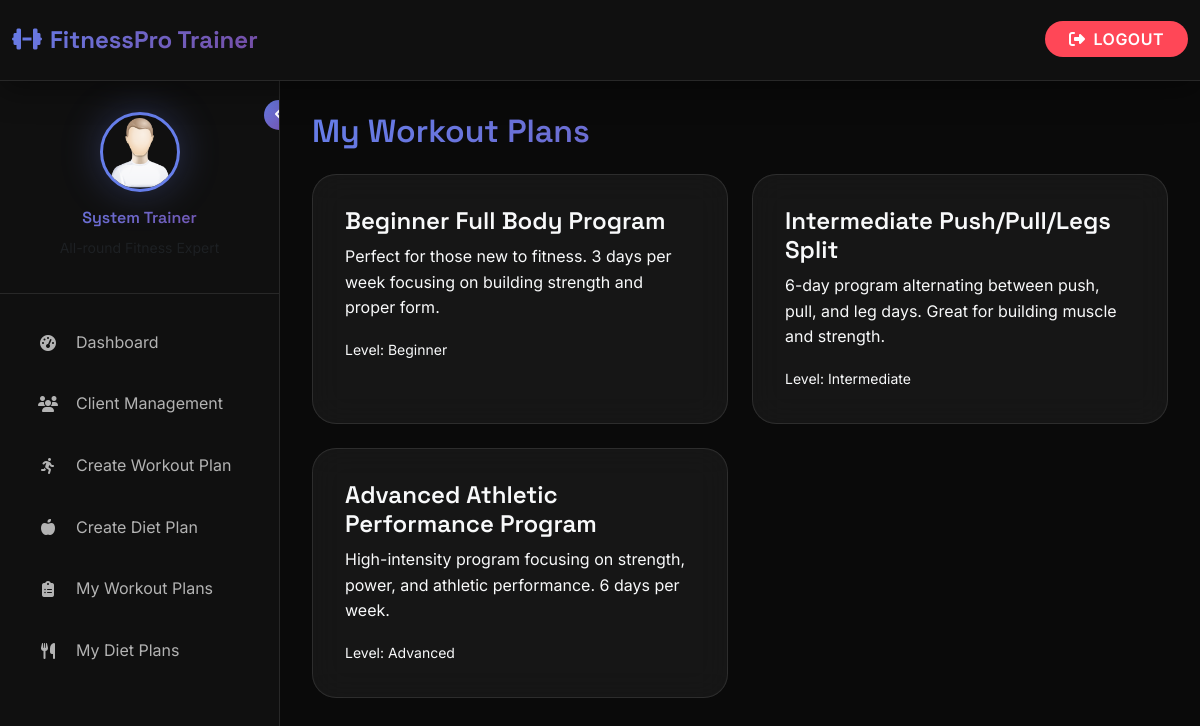
Page /trainer/my_workout_plans (signed in) on the committed database.
### gym_management/gym_app/models.py (models this page shows, shortened)
class Trainer(models.Model):
    first_name = models.CharField(max_length=50)
    last_name = models.CharField(max_length=50)
    email = models.CharField(max_length=50, null=True, blank=True)
    phone_number = models.CharField(max_length=20)
    username = models.CharField(max_length=150, unique=True)
    password = models.CharField(max_length=100)
    specialization = models.CharField(max_length=200, null=True, blank=True)
    image = models.ImageField(upload_to="trainers/", default="trainers/default.png", null=True, blank=True)
    created_at = models.DateTimeField(auto_now_add=True)

class WorkoutPlan(models.Model):
    trainer = models.ForeignKey(Trainer, on_delete=models.CASCADE, related_name='workout_plans')
    name = models.CharField(max_length=200)
    description = models.TextField()
    difficulty_level = models.CharField(max_length=50, choices=[
        ('beginner', 'Beginner'),
        ('intermediate', 'Intermediate'),
        ('advanced', 'Advanced')
    ])
    created_at = models.DateTimeField(auto_now_add=True)
    is_default = models.BooleanField(default=False)

### gym_management/gym_app/views.py (the view)
# urls.py: path('trainer/my_workout_plans', views.trainer_workout_plans, name='trainer_workout_plans'),
def trainer_workout_plans(request):
    if 'trainer_id' not in request.session:
        return redirect('/trainer_login')
    trainer = Trainer.objects.get(id=request.session['trainer_id'])
    plans = WorkoutPlan.objects.filter(trainer=trainer)
    return render(request, 'trainer/my_workout_plans.html', {'trainer': trainer, 'workout_plans': plans})

### gym_management/gym_app/templates/trainer/my_workout_plans.html (shortened to what this page needs)
{% extends 'base_trainer.html' %}
{% block content %}
<h2 class="gradient-text mb-4">My Workout Plans</h2>
<div class="row g-4">
  {% for plan in workout_plans %}
  <div class="col-md-6">
    <a href="{% url 'workout_plan_detail' plan.id %}" class="dashboard-card d-block text-decoration-none text-light">
      <h4>{{ plan.name }}</h4>
      <p>{{ plan.description }}</p>
      <small>Level: {{ plan.difficulty_level|title }}</small>
    </a>
  </div>
  {% empty %}
  <p>No workout plans created yet.</p>
  {% endfor %}
</div>
{% endblock %}

### gym_management/gym_app/templates/base_trainer.html (shortened to what this page needs)
{% load static %}
<!DOCTYPE html>
<html lang="en">
<head>
    <link href="https://cdn.jsdelivr.net/npm/bootstrap@5.3.2/dist/css/bootstrap.min.css" rel="stylesheet">
    <link rel="stylesheet" href="https://cdnjs.cloudflare.com/ajax/libs/font-awesome/6.5.0/css/all.min.css">
    <link href="https://unpkg.com/aos@2.3.1/dist/aos.css" rel="stylesheet">
</head>
<body>
    <div class="admin-wrapper">
        <nav class="navbar navbar-expand-lg admin-navbar">
            <div class="container-fluid">
                <a class="navbar-brand" href="{% url 'trainer_dashboard' %}">
                    <i class="fas fa-dumbbell me-2"></i>FitnessPro Trainer
                </a>
                <div class="ms-auto">
                    <a href="{% url 'logout' %}" class="logout-btn">
                        <i class="fas fa-sign-out-alt me-2"></i>Logout
                    </a>
                </div>
            </div>
        </nav>
        <aside class="admin-sidebar" id="adminSidebar">
            <button class="sidebar-toggle d-none d-lg-block" onclick="toggleSidebar()">
                <i class="fas fa-angle-left" id="toggleIcon"></i>
            </button>
            <div class="admin-user-info">
                {% if trainer.image %}
                    <img src="{{ trainer.image.url }}" class="admin-user-avatar" alt="Trainer Avatar">
                {% else %}
                    <img src="{% static 'images/find_user.png' %}" class="admin-user-avatar" alt="Trainer Avatar">
                {% endif %}
                <h6 class="gradient-text">{{ trainer.first_name }} {{ trainer.last_name }}</h6>
                <small class="text-muted">{{ trainer.specialization|default:"Fitness Trainer" }}</small>
            </div>
            <nav class="admin-nav">
                <div class="admin-nav-item">
                    <a href="{% url 'trainer_dashboard' %}" class="admin-nav-link {% if request.path == '/trainer/dashboard' %}active{% endif %}">
                        <i class="fas fa-tachometer-alt"></i>
                        <span>Dashboard</span>
                    </a>
                </div>
                <div class="admin-nav-item">
                    <a href="{% url 'trainer_clients' %}" class="admin-nav-link {% if request.path == '/trainer/clients' %}active{% endif %}">
                        <i class="fas fa-users"></i>
                        <span>Client Management</span>
                    </a>
                </div>
                <div class="admin-nav-item">
                    <a href="{% url 'create_workout_plan_page' %}" class="admin-nav-link {% if request.path == '/trainer/create-workout-plan' %}active{% endif %}">
                        <i class="fas fa-running"></i>
                        <span>Create Workout Plan</span>
                    </a>
                </div>
                <div class="admin-nav-item">
                    <a href="{% url 'create_diet_plan_page' %}" class="admin-nav-link {% if request.path == '/trainer/create-diet-plan' %}active{% endif %}">
                        <i class="fas fa-apple-alt"></i>
                        <span>Create Diet Plan</span>
                    </a>
                </div>
                <div class="admin-nav-item">
                    <a href="{% url 'trainer_workout_plans' %}" class="admin-nav-link {% if request.path == '/trainer/workout-plans' %}active{% endif %}">
                        <i class="fas fa-clipboard-list"></i>
                        <span>My Workout Plans</span>
                    </a>
                </div>
                <div class="admin-nav-item">
                    <a href="{% url 'trainer_diet_plans' %}" class="admin-nav-link {% if request.path == '/trainer/diet-plans' %}active{% endif %}">
                        <i class="fas fa-utensils"></i>
                        <span>My Diet Plans</span>
                    </a>
                </div>
            </nav>
        </aside>
        <main class="admin-content" id="adminContent">
            {% block content %}{% endblock %}
        </main>
    </div>
</body>
</html>

### rows in the picture
Trainer: image (placeholder picture), first_name "System", last_name "Trainer"
WorkoutPlan: name "Beginner Full Body Program", description "Perfect for those new to fitness. 3 days per week focusing on building strength and proper form.", difficulty_level "Beginner"
WorkoutPlan: name "Intermediate Push/Pull/Legs Split", description "6-day program alternating between push, pull, and leg days. Great for building muscle and strength.", difficulty_level "Intermediate"
WorkoutPlan: name "Advanced Athletic Performance Program", description "High-intensity program focusing on strength, power, and athletic performance. 6 days per week.", difficulty_level "Advanced"
